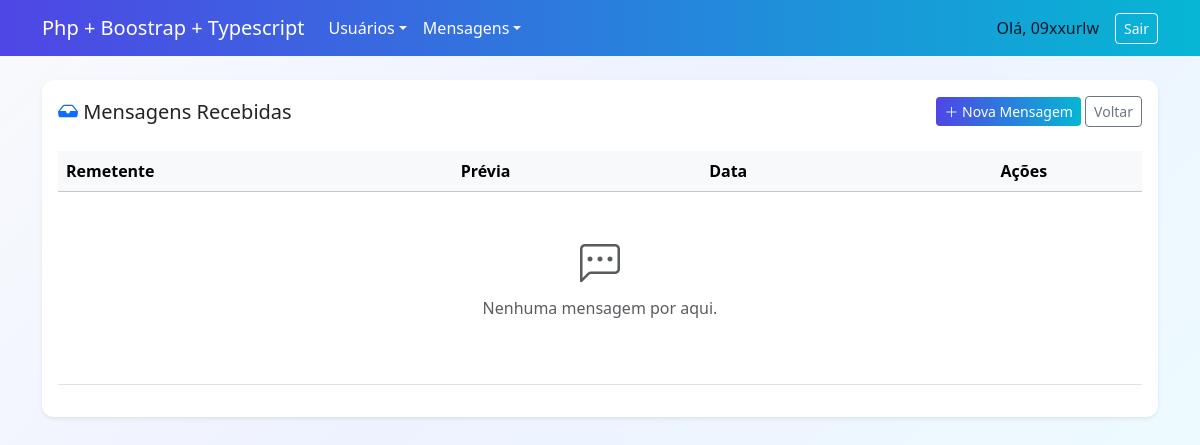
Page /public/mensagens/telas/list_mensagens.php (signed in) on the earlier database version.
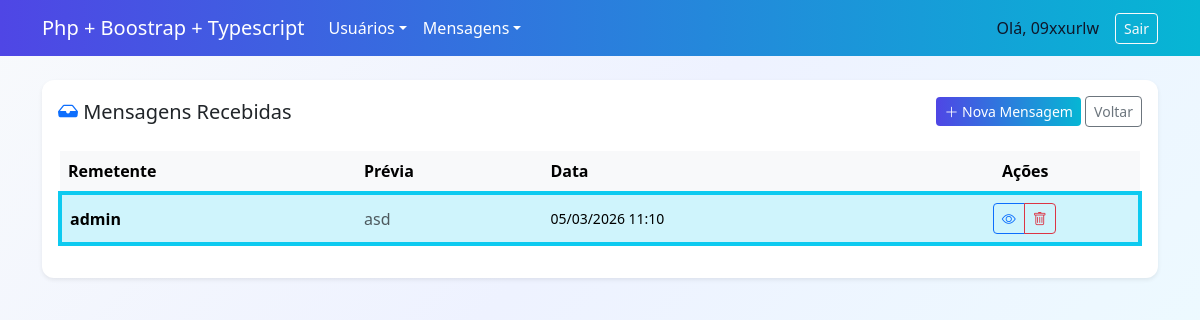
Same page on the later database version.
### tables this page shows
CREATE TABLE `mensagens` (
  `id` int(11) NOT NULL,
  `id_remetente` int(11) NOT NULL,
  `id_destinatario` int(11) NOT NULL,
  `texto` text NOT NULL,
  `data_envio` datetime NOT NULL,
  `lida` tinyint(1) DEFAULT 0
);

CREATE TABLE `usuarios` (
  `id` int(11) NOT NULL,
  `nome` varchar(100) NOT NULL,
  `email` varchar(120) NOT NULL,
  `senha` varchar(255) NOT NULL,
  `nivel_acesso` tinyint(1) NOT NULL DEFAULT 0 COMMENT '0 = padrão, 1 = admin',
  `criado_em` datetime DEFAULT current_timestamp(),
  `atualizado_em` datetime DEFAULT current_timestamp() ON UPDATE current_timestamp(),
  `ultimo_login` datetime DEFAULT NULL,
  `ativo` tinyint(1) DEFAULT 1 COMMENT '1 = ativo, 0 = inativo/bloqueado'
);

### public/mensagens/classes/Mensagem.php (called while the page is built, shortened)
<?php
class Mensagem {
    private $pdo;
    public function __construct(PDO $pdo) {
        $this->pdo = $pdo;
    }
    public function listarRecebidas(int $id_usuario): array {
        try {
            $sql = "SELECT m.*, u.nome AS remetente_nome
                    FROM mensagens m
                    JOIN usuarios u ON m.id_remetente = u.id
                    WHERE m.id_destinatario = :id
                    ORDER BY m.data_envio DESC";
            $stmt = $this->pdo->prepare($sql);
            $stmt->execute([':id' => $id_usuario]);
            return $stmt->fetchAll(PDO::FETCH_ASSOC);
        } catch (PDOException $e) {
            return [];
        }
    }
}

### public/mensagens/telas/list_mensagens.php (the view, shortened to what this page needs)
<?php
require_once '../../cabecalhos/cabecalho_logado.php';
require_once DIR_PUB . '/mensagens/classes/Mensagem.php';
$msgService = new Mensagem($pdo);
$id_logado = $_SESSION['usuario_id'];
$mensagens = $msgService->listarRecebidas($id_logado);
?>
<?php require_once '../../menus/menu_logado.php'; ?>
<div class="container py-4">
    <div class="card shadow-sm">
        <div class="card-body">
            <div class="d-flex justify-content-between align-items-center mb-4">
                <h2 class="h5 mb-0"><i class="bi bi-inbox-fill text-primary"></i> Mensagens Recebidas</h2>
                <div>
                    <a href="env_mensagem.php" class="btn btn-primary btn-sm">
                        <i class="bi bi-plus-lg"></i> Nova Mensagem
                    </a>
                    <a href="<?= BASE_URL ?>home.php" class="btn btn-outline-secondary btn-sm">Voltar</a>
                </div>
            </div>
            <div class="table-responsive">
                <table class="table table-hover align-middle">
                    <thead class="table-light">
                        <tr>
                            <th>Remetente</th>
                            <th>Prévia</th>
                            <th>Data</th>
                            <th class="text-center">Ações</th>
                        </tr>
                    </thead>
                    <tbody>
                        <?php foreach ($mensagens as $m): ?>
                            <tr class="<?= $m['lida'] ? '' : 'table-info border-start border-info border-4' ?>">
                                <td>
                                    <strong><?= htmlspecialchars($m['remetente_nome']) ?></strong>
                                </td>
                                <td class="text-muted">
                                    <?= mb_strimwidth(htmlspecialchars($m['texto']), 0, 50, "...") ?>
                                </td>
                                <td class="small">
                                    <?= date('d/m/Y H:i', strtotime($m['data_envio'])) ?>
                                </td>
                                <td class="text-center">
                                    <div class="btn-group">
                                        <button class="btn btn-sm btn-outline-primary"
                                                onclick="lerMensagem(<?= $m['id'] ?>, '<?= htmlspecialchars($m['remetente_nome']) ?>', '<?= htmlspecialchars(addslashes($m['texto'])) ?>')">
                                            <i class="bi bi-eye"></i>
                                        </button>
                                        <button class="btn btn-sm btn-outline-danger" onclick="excluirMensagem(<?= $m['id'] ?>)">
                                            <i class="bi bi-trash"></i>
                                        </button>
                                    </div>
                                </td>
                            </tr>
                        <?php endforeach; ?>
                        <?php if (empty($mensagens)): ?>
                            <tr>
                                <td colspan="4" class="text-center py-5">
                                    <i class="bi bi-chat-left-dots text-muted h1 d-block"></i>
                                    <p class="text-muted">Nenhuma mensagem por aqui.</p>
                                </td>
                            </tr>
                        <?php endif; ?>
                    </tbody>
                </table>
            </div>
        </div>
    </div>
</div>

### public/cabecalhos/cabecalho_logado.php (shortened to what this page needs)
<?php
if (!isset($_SESSION['usuario_id'])) {
    header('Location: index.php');
    exit;
} else {
    $nome = htmlspecialchars($_SESSION['usuario_nome'] ?? 'Usuário');
}
if (!isset($base_url)) {
  $base_url = 'http://localhost/ts/public';
}
?>
<!DOCTYPE html>
<html lang="pt-BR">
  <head>
    <link rel="stylesheet" href="<?= BASE_URL ?>/css/bootstrap.css" />
    <link rel="stylesheet" href="<?= BASE_URL ?>/css/custom.css" />
    <link
      rel="stylesheet"
      href="https://cdn.jsdelivr.net/npm/bootstrap-icons@1.11.3/font/bootstrap-icons.min.css"
    />
  </head>
  <body class="bg-body-tertiary">

### public/menus/menu_logado.php (shortened to what this page needs)
<nav class="navbar navbar-expand-lg navbar-dark navbar-primary">
  <div class="container">
    <a class="navbar-brand" href="<?= $base_url ?>/home.php">Php + Boostrap + Typescript</a>
    <div class="collapse navbar-collapse" id="navMain">
      <ul class="navbar-nav me-auto mb-2 mb-lg-0">
        <li class="nav-item dropdown">
          <a class="nav-link dropdown-toggle" href="#" role="button" data-bs-toggle="dropdown">Usuários</a>
        </li>
        <li class="nav-item dropdown">
          <a class="nav-link dropdown-toggle" href="#" role="button" data-bs-toggle="dropdown">Mensagens</a>
        </li>
      </ul>
      <div class="d-flex align-items-center">
        <span class="me-3">Olá, <?= $nome ?></span>
        <a class="btn btn-outline-light btn-sm" href="<?= $base_url ?>/usuarios/logica/logout.php">Sair</a>
      </div>
    </div>
  </div>
</nav>

### public/css/custom.css (style rules this page uses)
:root { --brand-start: #4f46e5; --brand-end: #06b6d4; --card-bg: #ffffff; --muted: #6b7280; }
body { background: linear-gradient(135deg,#f8fafc 0%, #eef2ff 40%, #ecfeff 100%); min-height: 100vh; color: #0f172a; }
.navbar-primary { background: linear-gradient(90deg,var(--brand-start),var(--brand-end)); }
.navbar-primary .navbar-brand, .navbar-primary .nav-link { color: #fff !important; }
.card { background: var(--card-bg); border: 0; border-radius: 12px; box-shadow: 0 10px 30px rgba(15,23,42,0.08); }
.btn-primary { background-image: linear-gradient(90deg,var(--brand-start),var(--brand-end)); border: none; }

Differences in the rows shown:
added mensagens: id_remetente.nome "admin", texto "asd", data_envio "05/03/2026 11:10"
Other differences:
text no longer shown: "Nenhuma mensagem por aqui."
